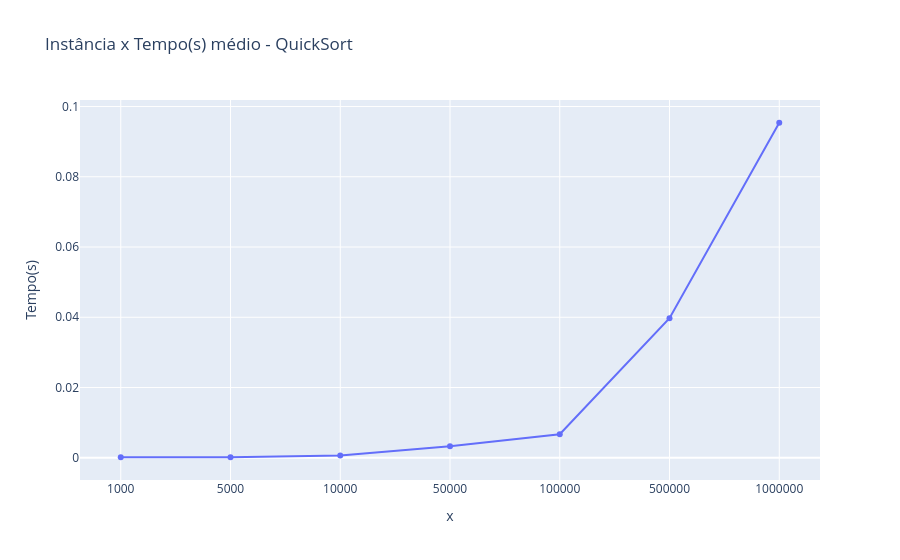

Source (notebook cell):
### Code cell
grafico_quickSort_linha.show()

### Figure 1 — Plotly figure (JSON) as saved in the notebook; plotly's stock layout.template omitted (floating-point values rounded to 4 significant figures)
{"data": [{"hovertemplate": "x=%{x}<br>Tempo(s)=%{y}<extra></extra>", "legendgroup": "", "line": {"color": "#636efa", "dash": "solid"}, "marker": {"symbol": "circle"}, "mode": "lines+markers", "name": "", "orientation": "v", "showlegend": false, "type": "scatter", "x": ["1000", "5000", "10000", "50000", "100000", "500000", "1000000"], "xaxis": "x", "y": [0.00015, 0.00016, 0.00063, 0.00328, 0.00671, 0.03972, 0.09538], "yaxis": "y"}], "layout": {"legend": {"tracegroupgap": 0}, "title": {"text": "Instância x Tempo(s) médio - QuickSort"}, "xaxis": {"anchor": "y", "domain": [0, 1], "title": {"text": "x"}}, "yaxis": {"anchor": "x", "domain": [0, 1], "title": {"text": "Tempo(s)"}}}}
